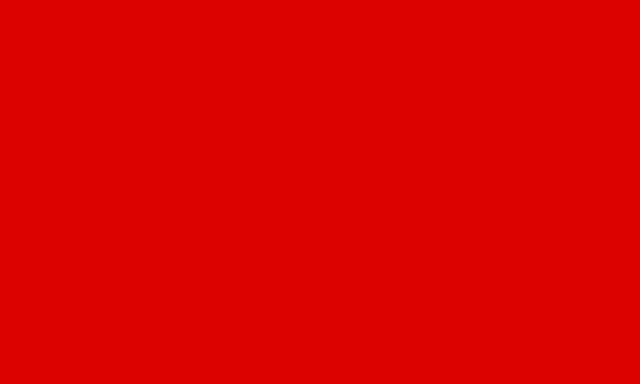
#> input picture src/imagens/vermelho.png, 1280 x 768 px (shown at 1/2 size)
$ jupyter execute teste1.ipynb
#> lines starting #> are read from the running program, lines starting #| are printed output that depends on the picture
<hr><h1>Imports </h1>

[cell 1]
import PIL
import numpy as np
from matplotlib import image
from matplotlib import pyplot
from PIL import Image

<hr><h1>Manipulando dados da imagem</h1>

<h2> Carregando a imagem </h2>

[cell 2]
imagem = Image.open("imagens/vermelho.png")
#> imagem is the input picture: PIL image 1280x768 RGBA; mean R, G, B, A 221, 0, 0, 255

[cell 3]
print("Formato: ",imagem.format)
#| Formato:  PNG
print("Canal do formato de pixels: ",imagem.mode)
#| Canal do formato de pixels:  RGBA
print("Tamanho da imagem: ",imagem.size)
#| Tamanho da imagem:  (1280, 768)

[cell 4]
#data = image.imread("imagens/vermelho.png") #Aqui podemos ver a imagem
data = np.asarray(imagem)

[cell 5]
print("tipo de dado carregado no array: ",data.dtype)
#| tipo de dado carregado no array:  uint8
print("forma do array (x,y,tupla_dos_pixeis_da_img): ",data.shape)
#| forma do array (x,y,tupla_dos_pixeis_da_img):  (768, 1280, 4)
print("valor máximo: ",data.max())
#| valor máximo:  255
print("valor mínimo: ",data.min())
#| valor mínimo:  0

<h2>Exibir o array como uma imagem</h2>

[cell 6]
pyplot.imshow(data)

<h2>convertendo array(de pixels) em um objeto Image Pillow</h2>

[cell 7]
image2 = Image.fromarray(data)
type(image2)

<h2>salvando imagens em disco</h2>

[cell 8]
imagem.save("imagens/novaImg.png", FORMAT="PNG")

<h2>Carregando a imagem e verificando o formato </h2>

<hr><h1>Trabalhando com imagem cinza</h1>

<h2>convertendo imagem em escala de cinza</h2>

[cell 9]
imagem3 = Image.open("imagens/vermelho.png")
print(imagem3.format)
#| PNG

[cell 10]
#Quando fazemos isso temos perda de dados pois perdemos as informações coloridas
#Como muitos projetos usam imagens em preto em branco então faremos isso aqui
#nós teremos apenas a intensidade de preto e branco
imagem_cinza = imagem.convert(mode ="L")
#> imagem_cinza: PIL image 1280x768 L; every value is 66
meudado = np.asarray(imagem_cinza)

print("cinza: ",type(imagem_cinza))
#| cinza:  <class 'PIL.Image.Image'>
print("colorida: ",type(imagem))
#| colorida:  <class 'PIL.PngImagePlugin.PngImageFile'>

<h2>Salvando imagem cinza</h2>

[cell 11]
imagem_cinza.save("imagens/imagemCinza.png", FORMAT="PNG")

<hr><h1> Redimensionamento de imagens</h1>

[cell 12]
#esse só diminui
print("antes: ",imagem.size)
#| antes:  (1280, 768)
imagem.thumbnail((720,720))
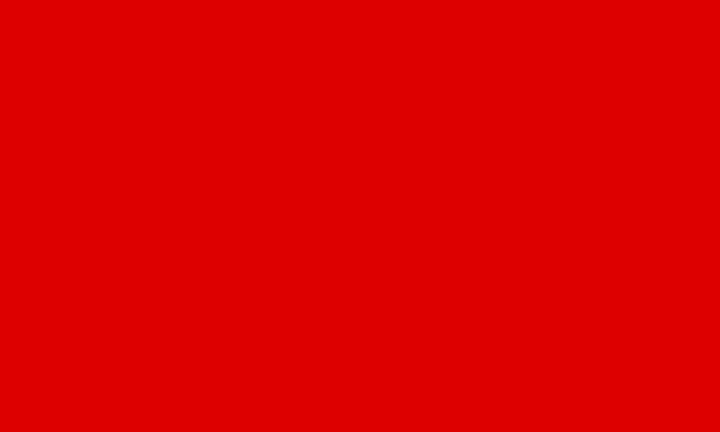
#> imagem: PIL image 720x432 RGBA; mean R, G, B, A 221, 0, 0, 255
print("depois: ",imagem.size)
#| depois:  (720, 432)

#É importante quando temos dimensões quando temos dimensões aleatórias ou em imagens sem nenhum padrão
#e você tem que deixar ela numa dimensão padrão para um determinado processamento
# |A função thumbnail faz a redução padrão já pra não distorcer a imagem, se vc quiser distorcer é só usar o resize

imagem.resize((100,100))
print("com resize: ", imagem.size)
#| com resize:  (720, 432)

<h2> Inversão de imagem </h2>

[cell 13]
#inversão horizontal
#Esses métodos são muito utilizados em processos de treinamento de deep e machine learning
horizontal_image = imagem.transpose(Image.FLIP_LEFT_RIGHT)
pyplot.imshow(horizontal_image)

<h2>inversão vertical</h2>

[cell 14]
vertical_image = imagem.transpose(Image.FLIP_TOP_BOTTOM)

<h2>rotacionando a imagem em 45°</h2>

[cell 15]
pyplot.imshow(imagem.rotate(45))
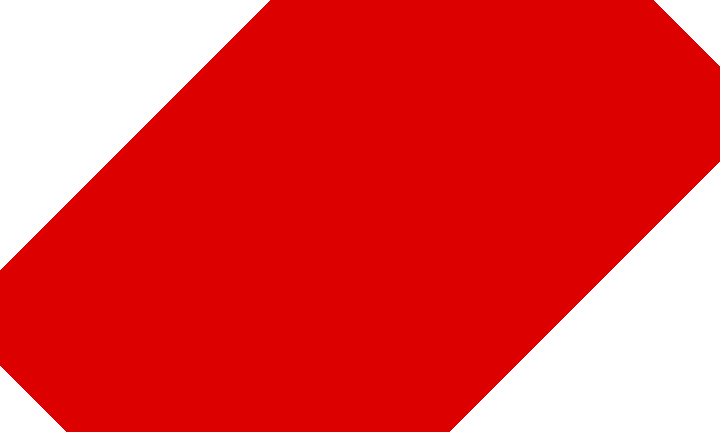
#> shown: shape (432, 720, 4); mean R, G, B, A 165.9, 0, 0, 191.4; transparent parts drawn white

<h2>rotacionando a imagem em 90°</h2>

[cell 16]
pyplot.imshow(imagem.rotate(90))
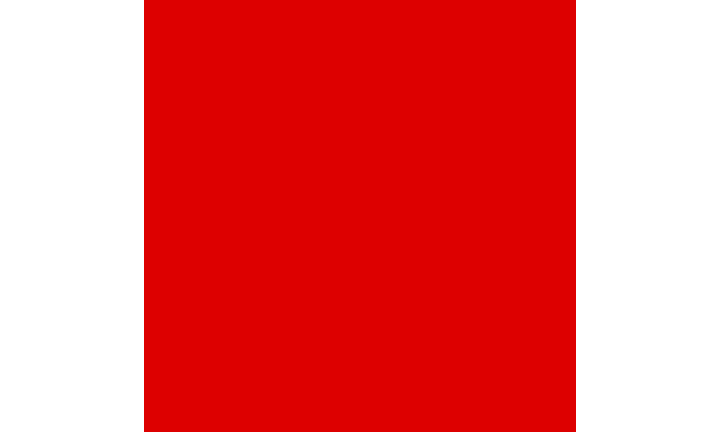
#> shown: shape (432, 720, 4); mean R, G, B, A 132.6, 0, 0, 153; transparent parts drawn white

<h2>Cortar imagem </h2>

[cell 17]
imagem = Image.open("imagens/vermelho.png")#recarregando a imagem pra evitar confusão
pyplot.imshow(imagem.crop((100,100,200,200)))
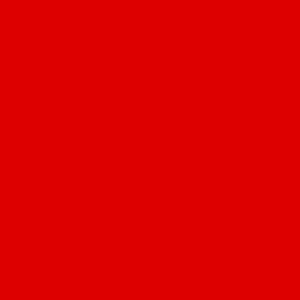
#> shown: shape (100, 100, 4) (shown 3 times larger); mean R, G, B, A 221, 0, 0, 255

<hr><h1>Pré processamento de imagem </h1>

<h2>normalizando valores do pixel</h2>

[cell 18]
imagem = Image.open("imagens/Impressao_digital.jpg")
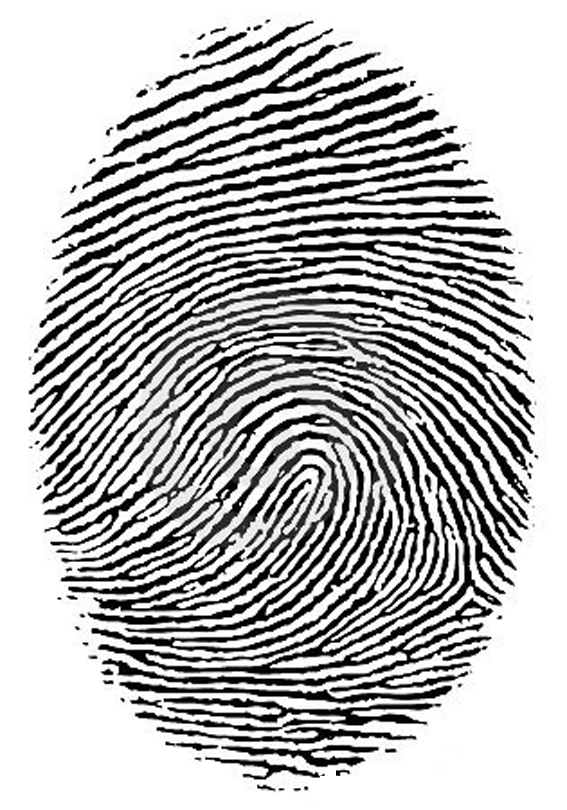
#> input picture src/imagens/Impressao_digital.jpg, 567 x 810 px
#> imagem is the input picture: PIL image 567x810 L; min 0, max 255, mean 183.7
pixels = np.asarray(imagem)

print("tipos de dados: ",pixels.dtype)
#| tipos de dados:  uint8
print("Min: ",pixels.min(),"\nMax: ",pixels.max())
#| Min:  0
#| Max:  255

<h2>converter inteiros em float</h2>

[cell 19]
pixels = pixels.astype('float32')

<h2>normaliza os valores</h2>

[cell 20]
pixels /= pixels.max()

<h2> verificando normalização</h2>

[cell 21]
print("tipos de dados: ",pixels.dtype)
#| tipos de dados:  float32
print("Min: ",pixels.min(),"\nMax: ",pixels.max())
#| Min:  0.0
#| Max:  1.0

#Antes variava entre 0 e 255, agora só varia entre 0 e 1
